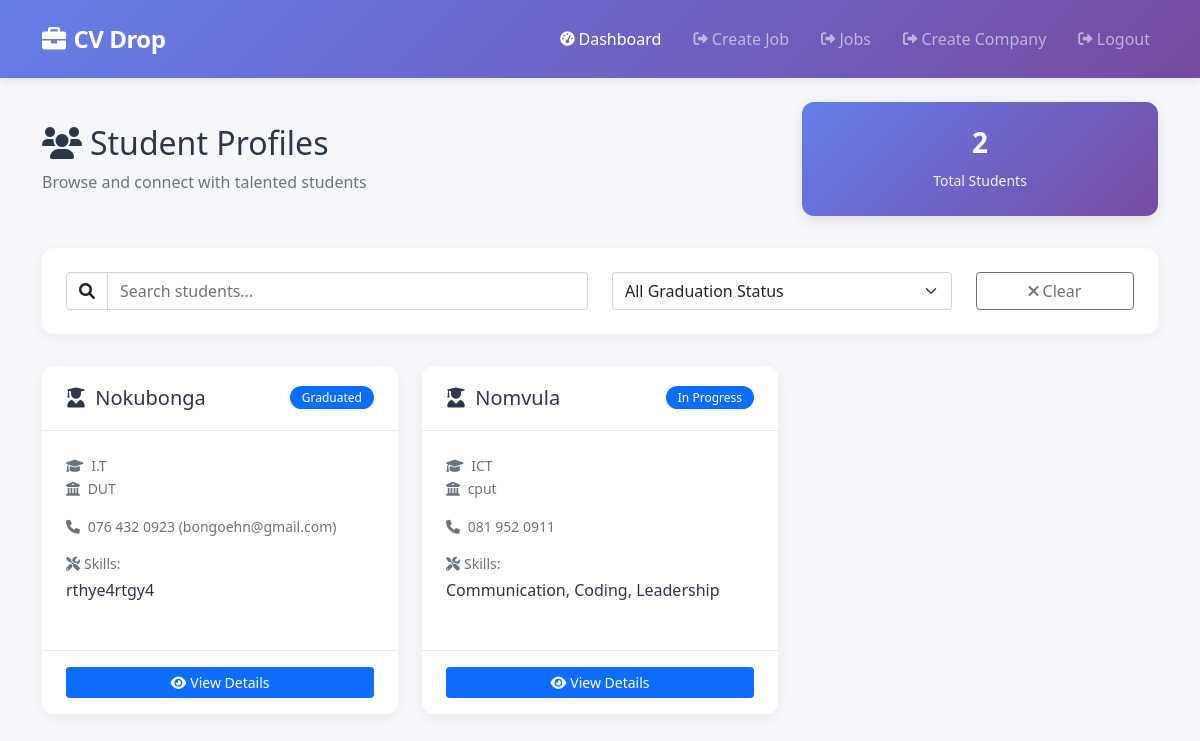
Page /employer/dashboard (signed in) on the committed database.
### app.py (models this page shows)
class Profile(db.Model):
    id = db.Column(db.Integer, primary_key=True)
    user_id = db.Column(db.Integer, db.ForeignKey('user.id'), nullable=False)
    name = db.Column(db.String(100))
    contact = db.Column(db.String(20))
    course = db.Column(db.String(100))
    institution = db.Column(db.String(100))
    graduation_status = db.Column(db.String(50))
    skills = db.Column(db.Text)
    experience = db.Column(db.Text)
    projects = db.Column(db.Text)
    certifications = db.Column(db.Text)
    awards = db.Column(db.Text)

### app.py (the view)
    @app.route('/employer/dashboard')
    @login_required
    def employer_dashboard():
        if current_user.role != 'employer':
            flash('Access denied. Employers only.', 'danger')
            return redirect(url_for('login'))
        students = Profile.query.all() or []
        return render_template('employer/dashboard.html', students=students)

### templates/employer/dashboard.html (shortened to what this page needs)
<!DOCTYPE html>
<html lang="en">
<head>
    <link href="https://cdn.jsdelivr.net/npm/bootstrap@5.1.3/dist/css/bootstrap.min.css" rel="stylesheet">
    <link href="https://cdnjs.cloudflare.com/ajax/libs/font-awesome/6.0.0/css/all.min.css" rel="stylesheet">
</head>
<body>
    <nav class="navbar navbar-expand-lg navbar-dark employer-navbar">
        <div class="container">
            <a class="navbar-brand" href="{{ url_for('employer_dashboard') }}">
                <i class="fas fa-briefcase me-2"></i>CV Drop
            </a>
            <div class="collapse navbar-collapse" id="employerNavbar">
                <div class="navbar-nav ms-auto">
                    <a class="nav-link active" href="{{ url_for('employer_dashboard') }}">
                        <i class="fas fa-tachometer-alt me-1"></i>Dashboard
                    </a>
                    <a class="nav-link" href="{{ url_for('employer_create_job') }}">
                        <i class="fas fa-sign-out-alt me-1"></i>Create Job
                    </a>
                    <a class="nav-link" href="{{ url_for('employer_jobs') }}">
                        <i class="fas fa-sign-out-alt me-1"></i>Jobs
                    </a>
                    <a class="nav-link" href="{{ url_for('employer_create_company') }}">
                        <i class="fas fa-sign-out-alt me-1"></i>Create Company
                    </a>
                    <a class="nav-link" href="{{ url_for('logout') }}">
                        <i class="fas fa-sign-out-alt me-1"></i>Logout
                    </a>
                </div>
            </div>
        </div>
    </nav>
    <div class="container mt-4">
        <div class="dashboard-header">
            <div class="row align-items-center">
                <div class="col-md-8">
                    <h2><i class="fas fa-users me-2"></i>Student Profiles</h2>
                    <p class="text-muted mb-0">Browse and connect with talented students</p>
                </div>
                <div class="col-md-4">
                    <div class="stats-card">
                        <h3>
                            {{ students|selectattr('name')|selectattr('course')|selectattr('institution')|list|length if students else 0 }}
                        </h3>
                        <small>Total Students</small>
                    </div>
                </div>
            </div>
        </div>
        <div class="search-filter-container">
            <div class="row">
                <div class="col-md-6 mb-3 mb-md-0">
                    <div class="input-group">
                        <span class="input-group-text bg-white"><i class="fas fa-search"></i></span>
                        <input type="text" class="form-control" id="searchInput" placeholder="Search students...">
                    </div>
                </div>
                <div class="col-md-4">
                    <select class="form-select" id="graduationFilter">
                        <option value="">All Graduation Status</option>
                    </select>
                </div>
                <div class="col-md-2">
                    <button class="btn btn-outline-secondary w-100" id="clearFilters">
                        <i class="fas fa-times me-1"></i>Clear
                    </button>
                </div>
            </div>
        </div>
        <div class="row" id="studentsContainer">
            {% if students %}
                {% for student in students %}
                    {% if student.name and student.course and student.institution %}
                    <div class="col-md-6 col-lg-4 student-item"
                         data-name="{{ student.name }}"
                         data-course="{{ student.course }}"
                         data-institution="{{ student.institution }}"
                         data-graduation="{{ student.graduation_status|lower }}">
                        <div class="card student-card">
                            <div class="card-header d-flex justify-content-between align-items-center">
                                <h5 class="mb-0">
                                    <i class="fas fa-user-graduate me-1"></i>
                                    {{ student.name }}
                                </h5>
                                <span class="badge bg-primary badge-status">{{ student.graduation_status or 'N/A' }}</span>
                            </div>
                            <div class="card-body">
                                <div class="mb-3">
                                    <small class="text-muted d-block">
                                        <i class="fas fa-graduation-cap me-1"></i>
                                        {{ student.course }}
                                    </small>
                                    <small class="text-muted">
                                        <i class="fas fa-university me-1"></i>
                                        {{ student.institution }}
                                    </small>
                                </div>
                                {% if student.contact %}
                                <div class="mb-3">
                                    <small class="text-muted d-block">
                                        <i class="fas fa-phone me-1"></i>
                                        {{ student.contact }}
                                    </small>
                                </div>
                                {% endif %}
                                {% if student.skills %}
                                <div>
                                    <small class="text-muted d-block mb-1">
                                        <i class="fas fa-tools me-1"></i>Skills:
                                    </small>
                                    <div class="student-skills">
                                        {{ student.skills }}
                                    </div>
                                </div>
                                {% endif %}
                            </div>
                            <div class="card-footer">
                                <div class="action-buttons d-flex gap-2">
                                    <a href="{{ url_for('employer_view_profile', user_id=student.user_id) }}" class="btn btn-primary btn-sm">
                                        <i class="fas fa-eye me-1"></i>View Details
                                    </a>
                                </div>
                            </div>
                        </div>
                    </div>
                    {% endif %}
                {% endfor %}
            {% endif %}
        </div>
    </div>
</body>
</html>

### templates/employer/dashboard.html (style rules this page uses)
:root { --primary-color: #667eea; --secondary-color: #764ba2; --light-bg: #f8f9fa; --dark-text: #2d3748; --border-color: #e2e8f0; }
body { font-family: 'Segoe UI', Tahoma, Geneva, Verdana, sans-serif; background-color: #f5f7fa; color: var(--dark-text); }
.employer-navbar { background: linear-gradient(135deg, var(--primary-color), var(--secondary-color)); box-shadow: 0 2px 10px rgba(0, 0, 0, 0.1); padding: 1rem 0; }
.employer-navbar .navbar-brand { font-weight: 700; font-size: 1.5rem; letter-spacing: -0.5px; }
.employer-navbar .nav-link { font-weight: 500; margin-left: 1rem; transition: all 0.3s ease; display: flex; align-items: center; }
.employer-navbar .nav-link i { margin-right: 8px; font-size: 0.9rem; }
.dashboard-header { margin-bottom: 2rem; }
.stats-card { background: linear-gradient(135deg, var(--primary-color), var(--secondary-color)); color: white; border-radius: 12px; padding: 1.5rem; text-align: center; box-shadow: 0 4px 15px rgba(0, 0, 0, 0.1); transition: transform 0.3s ease; }
.stats-card h3 { font-weight: 700; margin-bottom: 0.5rem; }
.stats-card small { opacity: 0.9; }
.search-filter-container { background: white; border-radius: 12px; padding: 1.5rem; box-shadow: 0 4px 15px rgba(0, 0, 0, 0.05); margin-bottom: 2rem; }
.student-card { border: none; border-radius: 12px; box-shadow: 0 4px 15px rgba(0, 0, 0, 0.05); transition: all 0.3s ease; margin-bottom: 1.5rem; height: 100%; }
.student-card .card-header { background-color: white; border-bottom: 1px solid var(--border-color); font-weight: 600; padding: 1.25rem 1.5rem; border-radius: 12px 12px 0 0 !important; }
.student-card .card-body { padding: 1.5rem; }
.student-card .card-footer { background-color: white; border-top: 1px solid var(--border-color); padding: 1rem 1.5rem; border-radius: 0 0 12px 12px !important; }
.badge-status { font-size: 0.75rem; font-weight: 500; padding: 0.35rem 0.75rem; border-radius: 50px; }
.student-skills { display: -webkit-box; -webkit-line-clamp: 2; -webkit-box-orient: vertical; overflow: hidden; text-overflow: ellipsis; }
.action-buttons .btn { flex: 1; }

### rows in the picture
Profile: name "Nokubonga", graduation_status "Graduated", course "I.T", institution "DUT", contact "076 432 0923 (bongoehn@gmail.com)", skills "rthye4rtgy4"
Profile: name "Nomvula", graduation_status "In Progress", course "ICT", institution "cput", contact "081 952 0911", skills "Communication, Coding, Leadership"
